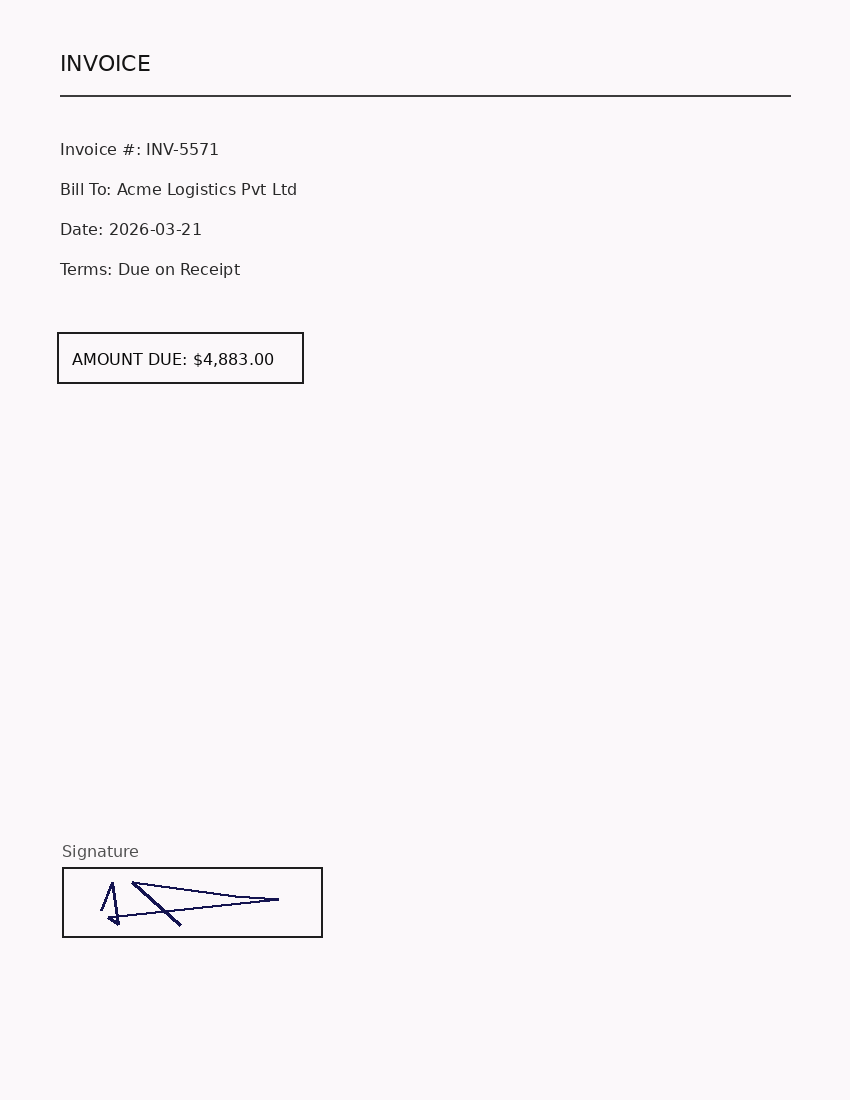
#> input picture data/authentic/sample_001.png, 850 x 1100 px
$ python copy_move.py ../data/authentic/sample_001.png
#> lines starting #> are read from the running program, lines starting #| are printed output that depends on the picture; after the words box and inside, x2 and y2 are one past the last pixel; in counts of white or black regions, pixels touching at a corner belong together
#> further down, img is the input picture: shape (1100, 850, 3); mean B, G, R 248.1, 246.1, 249
"""
Copy-move forgery detection via ORB keypoint self-matching.

The idea: if a region of an image was duplicated elsewhere in the *same*
image (e.g. a signature or an amount cloned to cover something else), then
that region's local keypoints will have near-identical descriptors to
keypoints somewhere else in the same image -- a real photo/scan almost
never has two regions that match each other that well by chance.

This catches exactly what ELA is blind to: a clone using pixels that were
already part of the same, single-compression-history image, so there's no
recompression signature for ELA to pick up on. That's why the two run in
parallel in the architecture rather than one replacing the other.

Recipe:
  1. Detect ORB keypoints + descriptors across the whole image.
  2. Match each keypoint against all others *in the same image* (self-match).
  3. Discard matches between keypoints that are close together (that's just
     a normal repeated local pattern, e.g. lines of text) -- keep only
     matches that are spatially far apart AND geometrically consistent
     (same relative offset), since a real copy-move is a rigid translation
     of one patch to another location.
  4. Cluster the surviving matched points; if a big enough cluster with a
     dominant offset exists, flag it.
"""

from __future__ import annotations

from dataclasses import dataclass, field

import cv2
import numpy as np


@dataclass
class CopyMoveResult:
    matched_points_src: list[tuple[int, int]] = field(default_factory=list)
    matched_points_dst: list[tuple[int, int]] = field(default_factory=list)
    dominant_offset: tuple[float, float] | None = None
    inlier_count: int = 0
    score: float = 0.0  # 0-1, how confident we are a copy-move exists


def detect_copy_move(
    image_bgr: np.ndarray,
    min_distance: int = 40,
    ratio_thresh: float = 0.6,
    offset_cluster_tol: float = 4.0,
    min_inliers: int = 8,
) -> CopyMoveResult:
#> called with min_distance = 40, ratio_thresh = 0.6, offset_cluster_tol = 4, min_inliers = 8
    gray = cv2.cvtColor(image_bgr, cv2.COLOR_BGR2GRAY)

    orb = cv2.ORB_create(nfeatures=4000)
    kps, descs = orb.detectAndCompute(gray, None)
#> kps = 2675 keypoints; strongest (x, y, size): (65, 934, 31), (60, 335, 31), (300, 335, 31), (60, 380, 31)
    if descs is None or len(kps) < 20:
        return CopyMoveResult()

    bf = cv2.BFMatcher(cv2.NORM_HAMMING)
    # k=3: best match is a keypoint against itself (distance 0), so we look
    # at the 2nd and 3rd nearest neighbors for genuine self-similarity.
    knn = bf.knnMatch(descs, descs, k=3)
#> knn = 2675 matches

    candidate_offsets = []
    candidate_pairs = []

    for matches in knn:
        if len(matches) < 3:
            continue
        # matches[0] is the point matching itself (distance ~0) -> skip it.
        m = matches[1]
        third = matches[2]

        if third.distance == 0:
            continue
        # Lowe's-style ratio test adapted for self-matching.
        if m.distance / (third.distance + 1e-6) > ratio_thresh:
            continue

        pt1 = np.array(kps[m.queryIdx].pt)
        pt2 = np.array(kps[m.trainIdx].pt)
        dist = np.linalg.norm(pt1 - pt2)
        if dist < min_distance:
            continue  # too close: likely just repeated local texture

        offset = pt2 - pt1
        candidate_offsets.append(offset)
        candidate_pairs.append((tuple(pt1.astype(int)), tuple(pt2.astype(int))))
#> after the loop, candidate_offsets = 50 pairs, first value -263.8 to 263.8, second value -553.8 to 597.6; candidate_pairs = 50 items

    if not candidate_offsets:
        return CopyMoveResult()

    offsets = np.array(candidate_offsets)
#> offsets has the same summary as candidate_offsets

    # Cluster offsets: a real copy-move produces MANY keypoint pairs that
    # all share (approximately) the same translation vector. Noise matches
    # scatter randomly across offset-space. So the densest cluster of
    # offsets is the signal.
    best_center = None
    best_inliers = np.zeros(len(offsets), dtype=bool)
    for i in range(len(offsets)):
        dists = np.linalg.norm(offsets - offsets[i], axis=1)
        inliers = dists < offset_cluster_tol
        if inliers.sum() > best_inliers.sum():
            best_inliers = inliers
            best_center = offsets[inliers].mean(axis=0)
#> this loop made 50 passes
#> best_center on passes 1, 5: [-53, 80], [-73.31, -130]

    inlier_count = int(best_inliers.sum())
#> inlier_count = 3
    if inlier_count < min_inliers or best_center is None:
        return CopyMoveResult(
            matched_points_src=[p[0] for p in candidate_pairs],
            matched_points_dst=[p[1] for p in candidate_pairs],
            inlier_count=inlier_count,
            score=min(inlier_count / (min_inliers * 3), 0.3),
        )

    src_pts = [candidate_pairs[i][0] for i in range(len(candidate_pairs)) if best_inliers[i]]
    dst_pts = [candidate_pairs[i][1] for i in range(len(candidate_pairs)) if best_inliers[i]]

    # Score saturates smoothly rather than jumping straight to 1.0 -- more
    # inliers and a wider spread both increase confidence.
    score = float(min(1.0, inlier_count / 40))

    return CopyMoveResult(
        matched_points_src=src_pts,
        matched_points_dst=dst_pts,
        dominant_offset=tuple(best_center),
        inlier_count=inlier_count,
        score=score,
    )


def visualize(image_bgr: np.ndarray, result: CopyMoveResult) -> np.ndarray:
    vis = image_bgr.copy()
    for (x1, y1), (x2, y2) in zip(result.matched_points_src, result.matched_points_dst):
        cv2.circle(vis, (x1, y1), 5, (0, 0, 255), -1)
        cv2.circle(vis, (x2, y2), 5, (0, 165, 255), -1)
        cv2.line(vis, (x1, y1), (x2, y2), (0, 255, 0), 1)
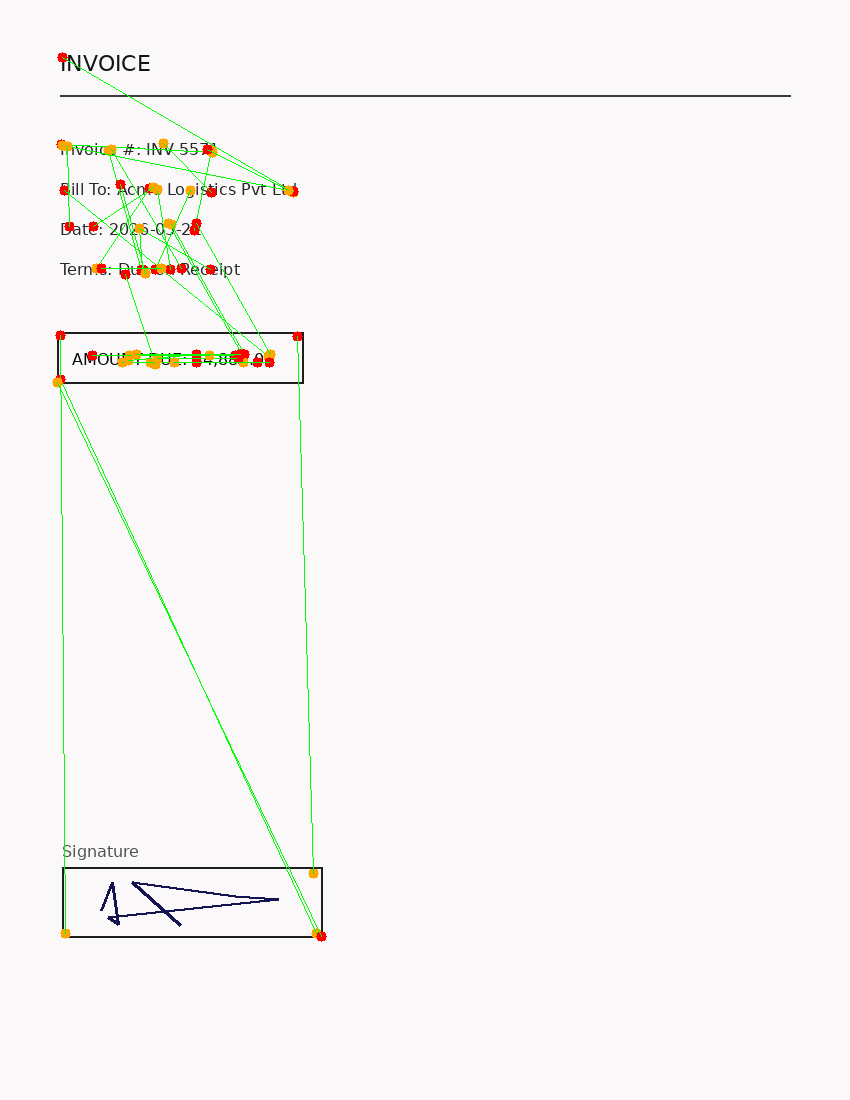
#> vis: shape (1100, 850, 3); 0.94% of pixels changed, all inside (x1, y1, x2, y2) = (52, 52, 327, 942)
    return vis


if __name__ == "__main__":
    import sys

    path = sys.argv[1] if len(sys.argv) > 1 else "data/tampered/sample_00_copymove.png"
    img = cv2.imread(path)
    result = detect_copy_move(img)
    out_path = "data/outputs/" + path.split("/")[-1].rsplit(".", 1)[0] + "_copymove_vis.png"
    cv2.imwrite(out_path, visualize(img, result))
    print(f"score: {result.score:.3f}  inliers: {result.inlier_count}  offset: {result.dominant_offset}  saved: {out_path}")
#| score: 0.125  inliers: 3  offset: None  saved: data/outputs/sample_001_copymove_vis.png
